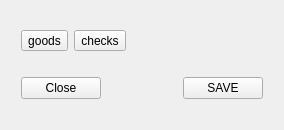
<?xml version="1.0" encoding="UTF-8"?>
<ui version="4.0">
 <class>Dialog</class>
 <widget class="QDialog" name="Dialog">
  <property name="geometry">
   <rect>
    <x>0</x>
    <y>0</y>
    <width>284</width>
    <height>130</height>
   </rect>
  </property>
  <property name="windowTitle">
   <string>Dialog</string>
  </property>
  <layout class="QVBoxLayout" name="verticalLayout">
   <item>
    <layout class="QVBoxLayout" name="mainLo">
     <property name="margin">
      <number>10</number>
     </property>
     <item>
      <layout class="QHBoxLayout" name="horizontalLayout">
       <item>
        <widget class="QToolButton" name="btn_goods">
         <property name="text">
          <string>goods</string>
         </property>
        </widget>
       </item>
       <item>
        <widget class="QToolButton" name="btn_checks">
         <property name="text">
          <string>checks</string>
         </property>
        </widget>
       </item>
       <item>
        <spacer name="horizontalSpacer">
         <property name="orientation">
          <enum>Qt::Horizontal</enum>
         </property>
         <property name="sizeHint" stdset="0">
          <size>
           <width>40</width>
           <height>20</height>
          </size>
         </property>
        </spacer>
       </item>
      </layout>
     </item>
     <item>
      <layout class="QVBoxLayout" name="tableViewLO">
       <property name="margin">
        <number>10</number>
       </property>
      </layout>
     </item>
     <item>
      <layout class="QHBoxLayout" name="horizontalLayout_2">
       <item>
        <widget class="QPushButton" name="btn_Close_2">
         <property name="text">
          <string>Close</string>
         </property>
         <property name="autoDefault">
          <bool>false</bool>
         </property>
        </widget>
       </item>
       <item>
        <spacer name="horizontalSpacer_2">
         <property name="orientation">
          <enum>Qt::Horizontal</enum>
         </property>
         <property name="sizeHint" stdset="0">
          <size>
           <width>40</width>
           <height>20</height>
          </size>
         </property>
        </spacer>
       </item>
       <item>
        <widget class="QPushButton" name="btn_save">
         <property name="text">
          <string>SAVE</string>
         </property>
         <property name="autoDefault">
          <bool>false</bool>
         </property>
        </widget>
       </item>
      </layout>
     </item>
    </layout>
   </item>
  </layout>
 </widget>
 <layoutdefault spacing="6" margin="11"/>
 <resources/>
 <connections/>
</ui>
